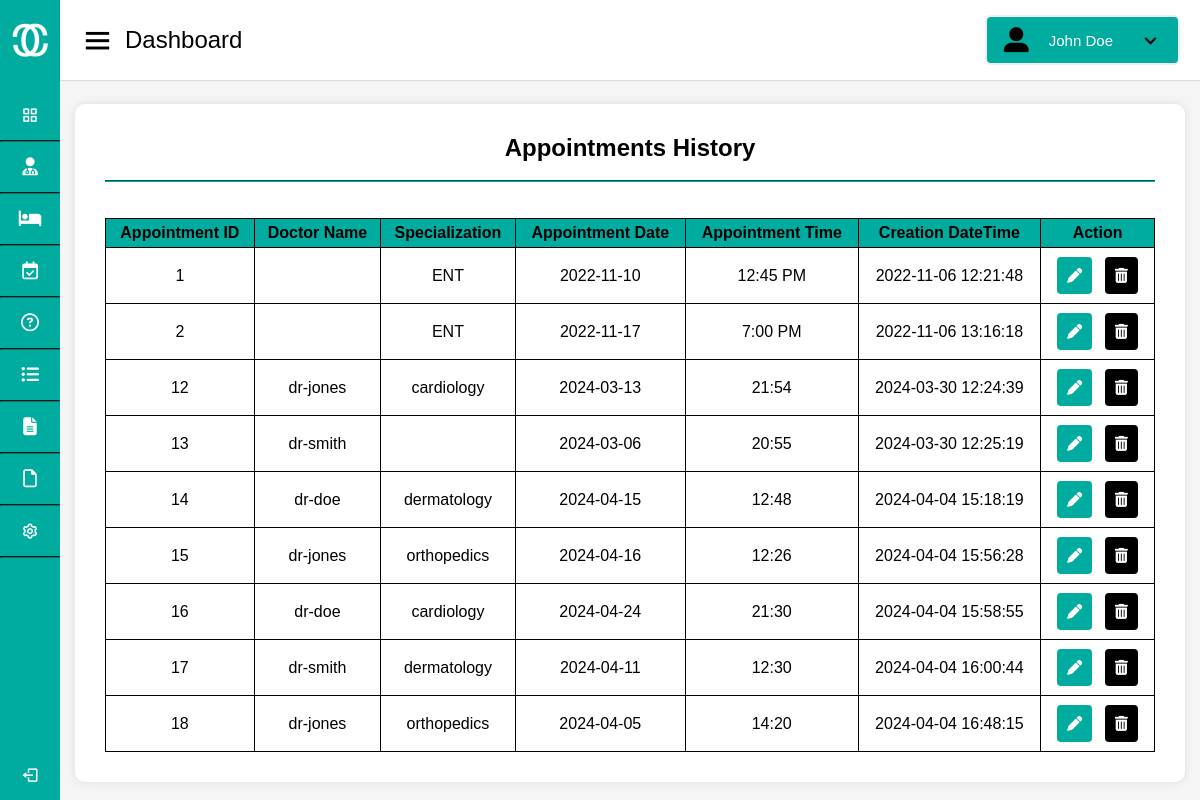
The page /Admin/appointments.php on the database as committed earlier.
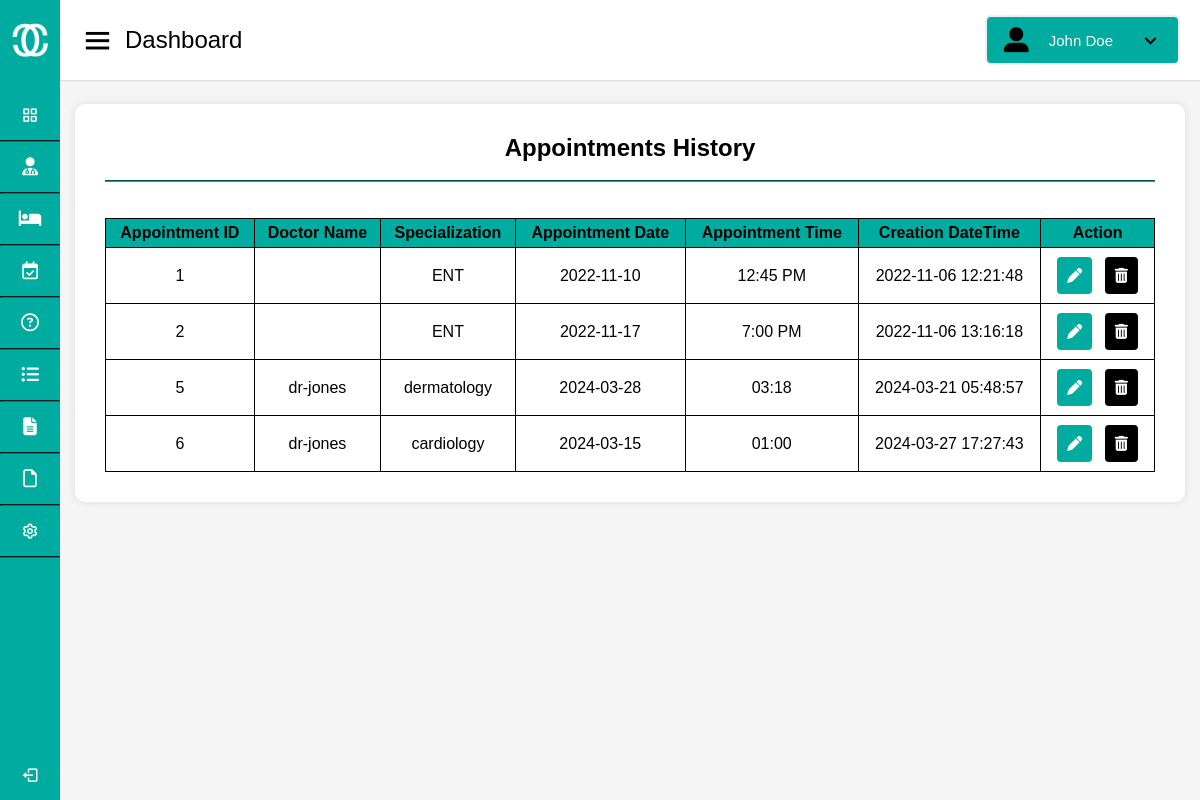
The same page on the database as committed later.
### tables this page shows
CREATE TABLE `appointment` (
  `id` int(11) NOT NULL,
  `doctorSpecialization` varchar(255) DEFAULT NULL,
  `doctorId` int(11) DEFAULT NULL,
  `doctor` varchar(255) NOT NULL,
  `userId` int(11) DEFAULT NULL,
  `consultancyFees` int(11) DEFAULT NULL,
  `appointmentDate` varchar(255) DEFAULT NULL,
  `appointmentTime` varchar(255) DEFAULT NULL,
  `postingDate` timestamp NULL DEFAULT current_timestamp(),
  `userStatus` int(11) DEFAULT NULL,
  `doctorStatus` int(11) DEFAULT NULL,
  `updationDate` timestamp NULL DEFAULT NULL ON UPDATE current_timestamp()
);

### Admin/appointments.php (the view, shortened to what this page needs)
<!DOCTYPE html>
<html lang="en" dir="ltr">
  <head>
    <link rel="stylesheet" href="style.css" />
    <link href="https://unpkg.com/boxicons@2.0.7/css/boxicons.min.css" rel="stylesheet" />
  </head>
  <body onload="onload()">
    <div class="sidebar">
      <div class="logo-details">
        <img src="logo.png" alt="logo">
        <span class="logo_name">CureConnect</span>
      </div>
      <ul class="nav-links">
        <li>
          <a href="index.html" >
            <i class="bx bx-grid-alt"></i>
            <span class="links_name">Dashboard</span>
          </a>
        </li>
        <hr>
        <li>
          <a href="doctors.php">
            <i class="fa-solid fa-user-doctor"></i>
            <span class="links_name">Doctors</span>
          </a>
          </li>
          <hr>
        <li>
          <a href="patients.php">
            <i class="fa-solid fa-bed"></i>
            <span class="links_name">Patients</span>
          </a>
        </li>
        <hr>
        <li>
          <a href="appointments.html">
            <i class="fa-regular fa-calendar-check"></i>
            <span class="links_name">Appointments</span>
          </a>
        </li>
        <hr>
        <li>
          <a href="queries.html">
            <i class="fa-regular fa-circle-question"></i>
            <span class="links_name">Queries</span>
          </a>
        </li>
        <hr>
        <li>
          <a href="session-logs.html">
            <i class="fa-solid fa-list-ul"></i>
            <span class="links_name">Session logs</span>
          </a>
        </li>
        <hr>
        <li>
          <a href="report.html">
            <i class="fa-solid fa-file-lines"></i>
            <span class="links_name">Reports</span>
          </a>
        </li>
        <hr>
        <li>
          <a href="pages.html">
            <i class="fa-regular fa-file"></i>
            <span class="links_name">Pages</span>
          </a>
        </li>
        <hr>
        <li>
          <a href="settings.html">
            <i class="bx bx-cog"></i>
            <span class="links_name">Settings</span>
          </a>
        </li>
        <hr>
        <li class="log_out">
          <a href="#">
            <i class="bx bx-log-out"></i>
            <span class="links_name">Log out</span>
          </a>
        </li>
      </ul>
    </div>
    <section class="home-section">
      <nav>
        <div class="sidebar-button">
          <i class="bx bx-menu sidebarBtn"></i>
          <span class="dashboard">Dashboard</span>
        </div>
        <button class="profile-details dropbtn dropdown" onclick="toggleDropdown()">
          <i class="fa-solid fa-user-large"></i>
          <span class="admin_name">John Doe</span>
          <i class="bx bx-chevron-down"></i>
        </button>
      </nav>
      <div class="home-content">
        <div class="main">
          <div class="main-head">
            <h2>Appointments History</h2><br><hr><br><br>
          </div>
          <div class="table-container">
<table>
  <tr>
    <th>Appointment ID</th>
    <th>Doctor Name</th>
    <th>Specialization</th>
    <th>Appointment Date</th>
    <th>Appointment Time</th>
    <th>Creation DateTime</th>
    <th>Action</th>
  </tr>
  <?php
$servername = "localhost";
$username = "root";
$password = '';
$dbname = "hms";
$conn = new mysqli($servername, $username, $password, $dbname);
$sql = "SELECT * FROM appointment";
$result = $conn->query($sql);
if ($result->num_rows > 0) {
    while ($row = $result->fetch_assoc()) {
        echo "<tr>";
        echo "<td>" . $row['id'] . "</td>";;
        echo "<td>" . $row['doctor'] . "</td>";
        echo "<td>" . $row['doctorSpecialization'] . "</td>";
        echo "<td>" . $row['appointmentDate'] . "</td>";
        echo "<td>" . $row['appointmentTime'] . "</td>";
        echo "<td>" . $row['postingDate'] . "</td>";
        echo "<td>
                <button class='edit'><i class='fas fa-pen'></i></button>
                <button class='delete'><i class='fas fa-trash-can'></i></button>
              </td>";
        echo "</tr>";
    }
} else {
    echo "<tr><td colspan='7'>No appointments found</td></tr>";
}
?>
</table>
</div>
        </div>
      </div>
    </section>
  </body>
</html>

### Admin/style.css (style rules this page uses)
:root { --light-primary-color: white; --light-secondary-color: #6c757d; --light-main-color: #00ab9f; }
* { margin: 0; padding: 0; box-sizing: border-box; font-family: 'Poppins', sans-serif; text-decoration: none; }
.sidebar { position: fixed; height: 100%; width: 240px; background: #00ab9f; transition: all 0.5s ease; }
.light-mode .sidebar hr { border-color: #15706a; }
.sidebar .logo-details { height: 80px; display: flex; align-items: center; }
.sidebar .logo-details img { width: 40px; height: auto; margin: 10px; }
.sidebar .logo-details .logo_name { color: #fff; font-size: 24px; font-weight: 500; }
.sidebar .nav-links { margin-top: 10px; }
.sidebar .nav-links li { position: relative; list-style: none; height: 50px; }
.sidebar .nav-links li a { color: white; }
.light-mode .sidebar .nav-links li a { background-color: #00ab9f; }
.sidebar .nav-links li a { height: 100%; width: 100%; display: flex; align-items: center; }
.sidebar .nav-links li i { min-width: 60px; text-align: center; font-size: 18px; }
.sidebar .nav-links li a .links_name { font-size: 15px; font-weight: 400; white-space: nowrap; }
.sidebar .nav-links .log_out { position: absolute; bottom: 0; width: 100%; }
.light-mode .home-section { background: #f5f5f5; }
.home-section { position: relative; min-height: 100vh; width: calc(100% - 240px); left: 240px; transition: all 0.5s ease; }
.light-mode .home-section nav { background: #fff; }
.home-section nav { display: flex; justify-content: space-between; height: 80px; display: flex; align-items: center; position: fixed; width: calc(100% - 240px); left: 240px; z-index: 100; padding: 0 20px; box-shadow: 0 1px 1px rgba(0, 0, 0, 0.1); transition: all 0.5s ease; }
.home-section nav .sidebar-button { display: flex; align-items: center; font-size: 24px; font-weight: 500; }
nav .sidebar-button i { font-size: 35px; margin-right: 10px; }
.profile-details { position: relative; }
.dropbtn { cursor: pointer; }
.light-mode .home-section nav .profile-details { background: #00ab9f; border-color: #EFEEF1; }
.home-section nav .profile-details { display: flex; align-items: center; color: white; border: 2px solid; border-radius: 6px; height: 50px; min-width: 190px; padding: 0 15px 0 2px; justify-content: space-between; }
nav .profile-details .admin_name { font-size: 15px; font-weight: 500; margin: 0 10px; white-space: nowrap; padding-left: 10px; }
nav .profile-details i { padding-left: 15px; font-size: 25px; color: black; }
.home-section .home-content { position: relative; padding-top: 104px; }
@media (max-width: 1240px) { .sidebar { width: 60px; } }
@media (max-width: 1240px) { .home-section { width: calc(100% - 60px); left: 60px; } }
@media (max-width: 1240px) { .home-section nav { width: calc(100% - 60px); left: 60px; } }
.light-mode .main { background-color: white; }
.main { margin: 15px; margin-top: 0; padding: 30px; box-shadow: 0px 0px 10px rgba(0, 0, 0, 0.1); border-radius: 10px; }
.light-mode .main button { background-color: #00ab9f; color: white; }
.main button { font-size: 15px; font-weight: 500; border: none; padding: 10px; grid-column: span 2; }
.main h2 { text-align: center; }
.main hr { border-color: #00ab9f; }
.main-head { display: block; width: 100%; }
.main table { width: 100%; border-collapse: collapse; }
.main th, .main td { border: 1px solid black; padding: 5px; text-align: center; text-overflow: auto; padding: 5px; white-space: nowrap; }
.main th { background-color: #00ab9f; color: black; }
.main tr button { ; padding: 3px auto auto; border: none; border-radius: 4px; margin: 4px; }
.table-container { overflow-y: auto; }
.light-mode .main tr button.delete { background-color: black; }

Rows that differ between the two databases and show on the page:
removed appointment: id "12", doctor "dr-jones", doctorSpecialization "cardiology", appointmentDate "2024-03-13", appointmentTime "21:54", postingDate "2024-03-30 12:24:39"
removed appointment: id "13", doctor "dr-smith", appointmentDate "2024-03-06", appointmentTime "20:55", postingDate "2024-03-30 12:25:19"
removed appointment: id "14", doctor "dr-doe", doctorSpecialization "dermatology", appointmentDate "2024-04-15", appointmentTime "12:48", postingDate "2024-04-04 15:18:19"
removed appointment: id "15", doctor "dr-jones", doctorSpecialization "orthopedics", appointmentDate "2024-04-16", appointmentTime "12:26", postingDate "2024-04-04 15:56:28"
removed appointment: id "16", doctor "dr-doe", doctorSpecialization "cardiology", appointmentDate "2024-04-24", appointmentTime "21:30", postingDate "2024-04-04 15:58:55"
removed appointment: id "17", doctor "dr-smith", doctorSpecialization "dermatology", appointmentDate "2024-04-11", appointmentTime "12:30", postingDate "2024-04-04 16:00:44"
removed appointment: id "18", doctor "dr-jones", doctorSpecialization "orthopedics", appointmentDate "2024-04-05", appointmentTime "14:20", postingDate "2024-04-04 16:48:15"
added appointment: id "5", doctor "dr-jones", doctorSpecialization "dermatology", appointmentDate "2024-03-28", appointmentTime "03:18", postingDate "2024-03-21 05:48:57"
added appointment: id "6", doctor "dr-jones", doctorSpecialization "cardiology", appointmentDate "2024-03-15", appointmentTime "01:00", postingDate "2024-03-27 17:27:43"
